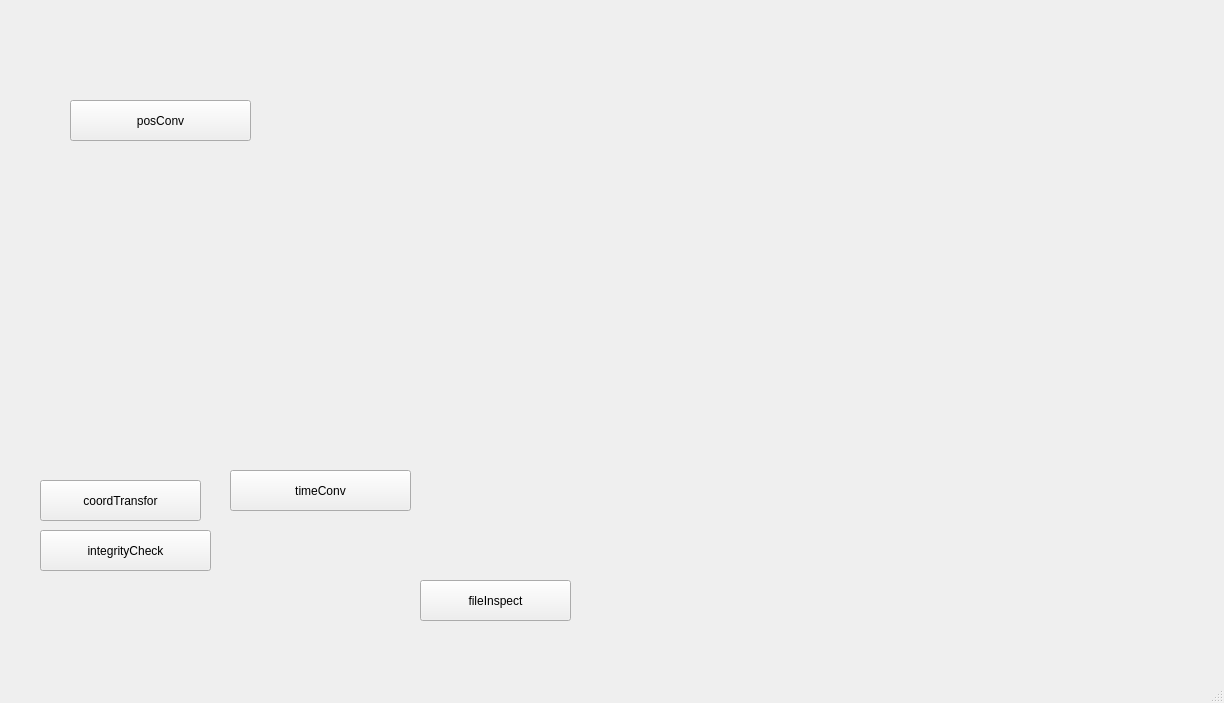
<?xml version="1.0" encoding="UTF-8"?>
<ui version="4.0">
 <class>MainWindow</class>
 <widget class="QMainWindow" name="MainWindow">
  <property name="geometry">
   <rect>
    <x>0</x>
    <y>0</y>
    <width>1224</width>
    <height>703</height>
   </rect>
  </property>
  <property name="windowTitle">
   <string>MainWindow</string>
  </property>
  <widget class="QWidget" name="centralwidget">
   <widget class="QPushButton" name="posConvBtn">
    <property name="geometry">
     <rect>
      <x>70</x>
      <y>100</y>
      <width>181</width>
      <height>41</height>
     </rect>
    </property>
    <property name="text">
     <string>posConv</string>
    </property>
   </widget>
   <widget class="QPushButton" name="timeConvBtn">
    <property name="geometry">
     <rect>
      <x>230</x>
      <y>470</y>
      <width>181</width>
      <height>41</height>
     </rect>
    </property>
    <property name="text">
     <string>timeConv</string>
    </property>
   </widget>
   <widget class="QPushButton" name="integrityCheckBtn">
    <property name="geometry">
     <rect>
      <x>40</x>
      <y>530</y>
      <width>171</width>
      <height>41</height>
     </rect>
    </property>
    <property name="text">
     <string>integrityCheck</string>
    </property>
   </widget>
   <widget class="QPushButton" name="coordTransforBtn">
    <property name="geometry">
     <rect>
      <x>40</x>
      <y>480</y>
      <width>161</width>
      <height>41</height>
     </rect>
    </property>
    <property name="text">
     <string>coordTransfor</string>
    </property>
   </widget>
   <widget class="QPushButton" name="fileInspectBtn">
    <property name="geometry">
     <rect>
      <x>420</x>
      <y>580</y>
      <width>151</width>
      <height>41</height>
     </rect>
    </property>
    <property name="text">
     <string>fileInspect</string>
    </property>
   </widget>
  </widget>
  <widget class="QMenuBar" name="menubar">
   <property name="geometry">
    <rect>
     <x>0</x>
     <y>0</y>
     <width>1224</width>
     <height>23</height>
    </rect>
   </property>
  </widget>
  <widget class="QStatusBar" name="statusbar"/>
 </widget>
 <resources/>
 <connections/>
</ui>
